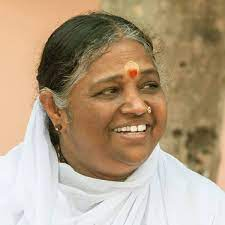
%> input picture Codes/sample.jpeg, 225 x 225 px
$ octave sharpening.m   (GNU Octave 9; MATLAB toolbox functions it lacks are replaced by stand-ins)
%> lines starting %> are read from the running program, lines starting %| are printed output that depends on the picture
% Read the image
blurImage = imread('sample.jpeg');
%> blurImage is the input picture: size 225x225x3 uint8; mean R, G, B 178.9, 157.5, 131.3

% Convert the image to grayscale if it is in RGB format
if size(blurImage, 3) == 3
    blurImage = rgb2gray(blurImage);
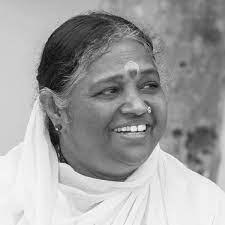
%> blurImage: size 225x225 uint8; min 1, max 255, mean 160.9
end

% Perform Singular Value Decomposition (SVD) on the image matrix
[U, S, V] = svd(double(blurImage));

% Specify the percentage of singular values to retain
sharpnessFactor = 0.8;

% Compute the number of singular values to keep
numSingularValues = round(sharpnessFactor * min(size(blurImage)));
%> numSingularValues = 180

% Set the singular values beyond the specified threshold to zero
S(numSingularValues+1:end, numSingularValues+1:end) = 0;
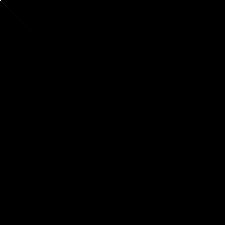
%> S: size 225x225 double; min 0, max 37665, mean 1.6; drawn with min black and max white

% Reconstruct the image using the modified singular values
sharpImage = U * S * V';

% Convert the sharp image to uint8 format (8-bit) and rescale the values
sharpImage = uint8(255 * mat2gray(sharpImage));

% Display the original image and the sharp image
subplot(1, 2, 1);
imshow(blurImage);
title('Original Image');

subplot(1, 2, 2);
imshow(sharpImage);
title('Sharp Image');
